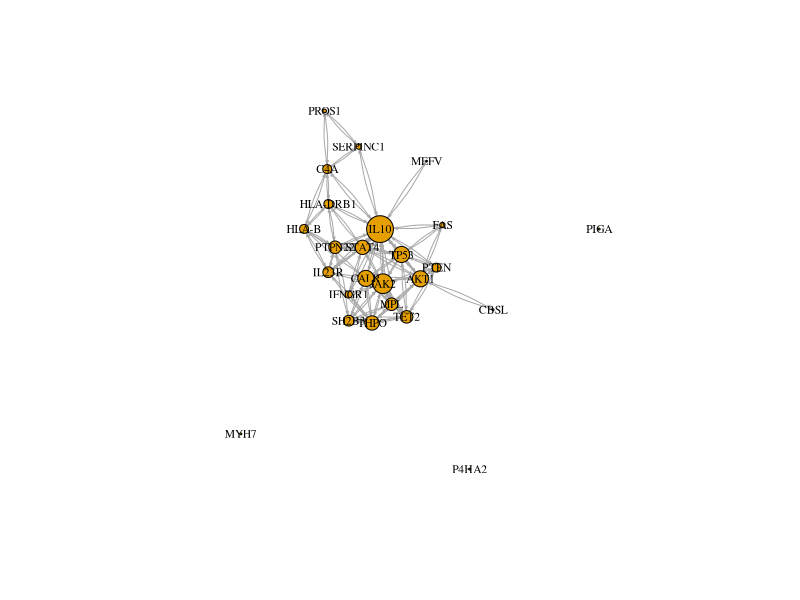
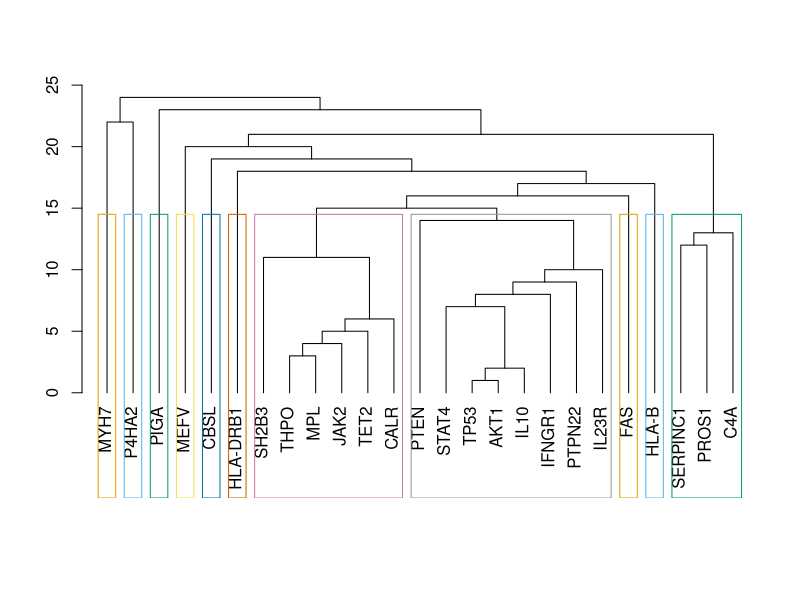
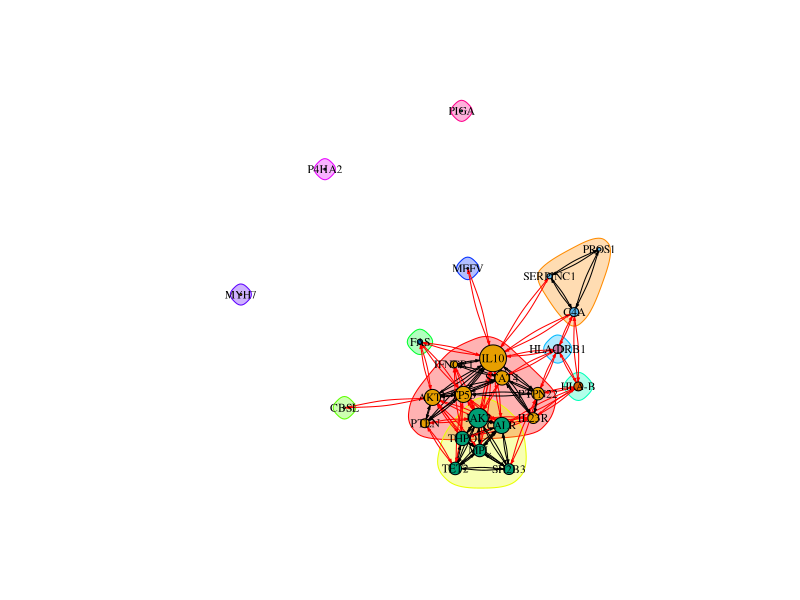

Write the R code that produced these figures, in order.
## ---- chunk 1
knitr::opts_chunk$set(echo = TRUE)
## ---- chunk 2
path<-"C:/Users/Pc/Downloads/"
setwd(path)

## ---- chunk 3
library(igraph)
nodes<-read.csv("string_node_degrees.tsv",sep ="")
links<-read.csv("string_interactions.tsv",sep="")
net <- graph_from_data_frame(d=links,vertices=nodes, directed=T)
net
## ---- chunk 4

V(net)$size<-V(net)$node_degree
plot(net,layout=layout_nicely, edge.arrow.size=0.2, edge.curved=0.1, vertex.frame.color="black",vertex.label=V(net)$id, vertex.label.color="black", vertex.label.cex=0.7)
## ---- chunk 5
degree<-max(V(net)$node_degree)
V(net)$name[V(net)$node_degree==degree]
## ---- chunk 6
community <- cluster_edge_betweenness(net)
dendPlot(community, mode="hclust")
plot(community, net,edge.arrow.size=0.2, edge.curved=0.1, vertex.frame.color="black",vertex.label=V(net)$id, vertex.label.color="black", vertex.label.cex=0.7)

length(community)
membership(community)
## ---- chunk 7



